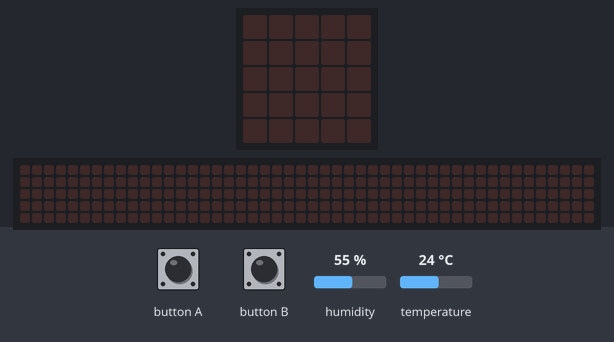
The program below on a simulated BBC micro:bit (MakeCode). On the bench: the board's 5×5 LED display, a strip that is not on the board, showing the scrolling text unrolled. The inputs (shaded band) are chosen by the test bench; at power-on: humidity 55 %, temperature 24 °C. The 48×5 strip is a reading aid, not a part: it shows the text the display is scrolling, unrolled, one strip-width of it at a time.

Above: at 1.2 s.
1.3 s: button A pressed for 0.15 s
At 4.0 s:
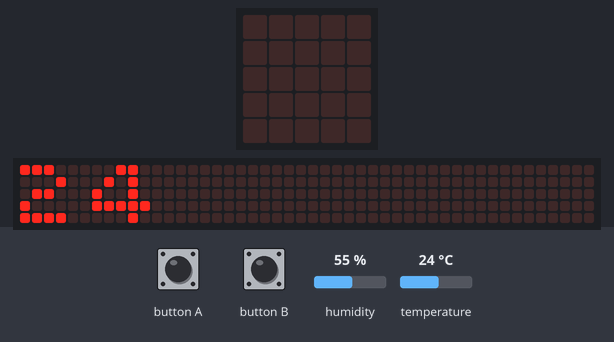
4.8 s: button B pressed for 0.15 s
At 7.5 s:
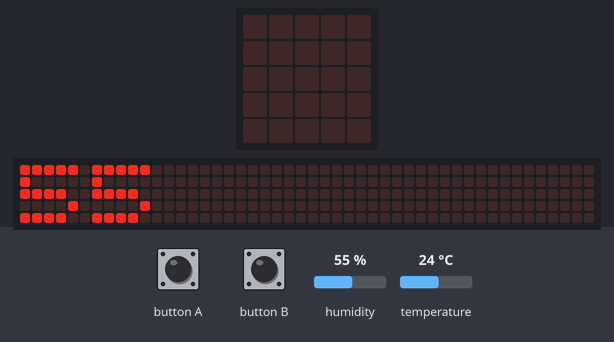
Timing chart, 0 to 9.0 s (numbered marks = the images above; inputs shaded):
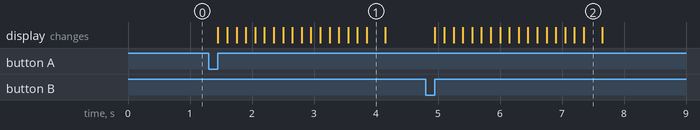

The program:

main.ts
```typescript
input.onButtonPressed(Button.A, function () {
    basic.showNumber(dht11_dht22.readData(dataType.temperature))
    basic.pause(2000)
})
input.onButtonPressed(Button.B, function () {
    basic.showNumber(dht11_dht22.readData(dataType.humidity))
    basic.pause(2000)
})
basic.forever(function () {
    dht11_dht22.queryData(
    DHTtype.DHT11,
    DigitalPin.P1,
    true,
    false,
    true
    )
})
```

test.ts
```typescript
// testes vão aqui; isto não será compilado quando este pacote for usado como uma extensão.
```

Measured:
- after the input at 1.3 s, the display: changes after 0.15 s (image 1)
- after the input at 4.8 s, the display: changes after 0.15 s (image 2)
